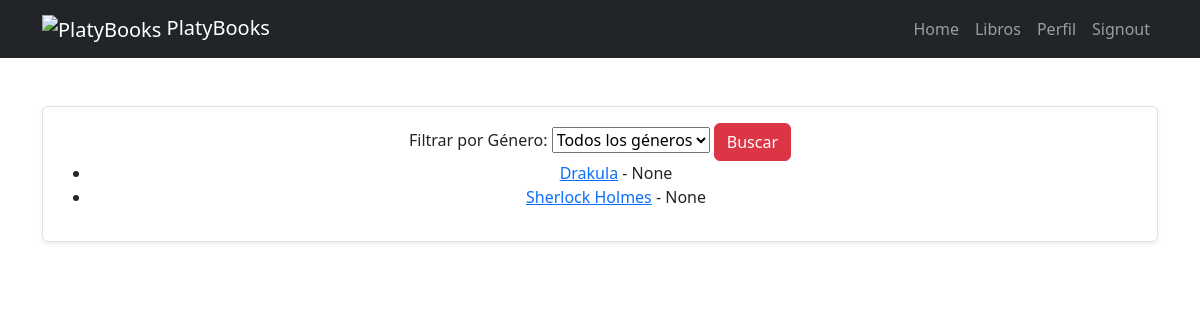
/books/ (signed in), run on an earlier commit of the app's database.
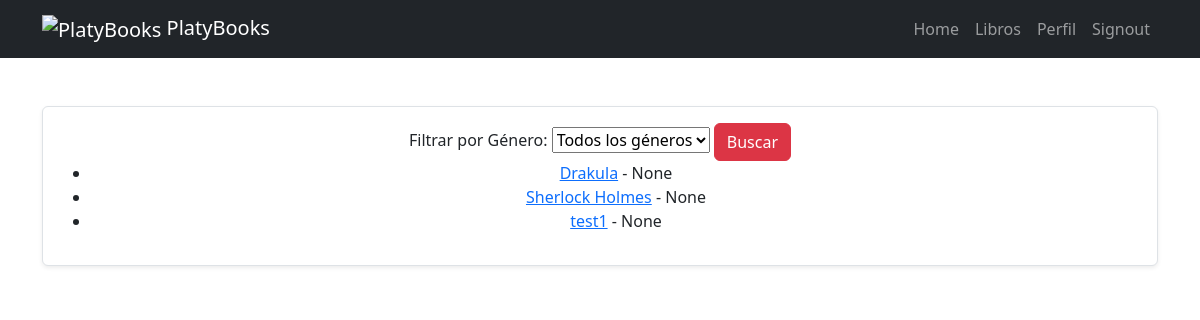
And on a later commit of the database.
### tasks/models.py (models this page shows, shortened)
class Book(models.Model):
    title = models.CharField(max_length=200)
    author = models.CharField(max_length=100)
    genre = models.ForeignKey(Genre, on_delete=models.CASCADE, related_name="books")
    subgenre = models.ManyToManyField(Subgenre, related_name='books')
    description = models.TextField()
    publication_date = models.DateField()
    cover_image = models.ImageField(upload_to='covers/', null=True, blank=True)
    def get_subgenres(self):
        return ", ".join([sub.name for sub in self.subgenre.all()])  # Crea una cadena con los nombres de los subgéneros
    get_subgenres.short_description = 'get_subgenres'  # Nombre de la columna en el admin

### tasks/views.py (the view)
# urls.py: path('books/', views.book_list, name='book_list'),
@login_required
def book_list(request):
    genre_id = request.GET.get('genre')
    if genre_id:
        books = Book.objects.filter(genre_id=genre_id)
    else:
        books = Book.objects.all()
    genres = Genre.objects.all()
    return render(request, 'books.html', {'books': books, 'genres': genres})

### tasks/templates/books.html (shortened to what this page needs)
{% extends 'base.html' %}
    {% block content %}
        <main class="container py-5">
            <section class="card card-body border rounded shadow-sm mb-5  text-center">
                <form method="get">
                    <label for="genre">Filtrar por Género:</label>
                    <select name="genre" id="genre">
                        <option value="">Todos los géneros</option>
                    </select>
                    <button type="submit" class="btn btn-danger">
                        Buscar
                    </button>
                </form>
                <ul>
                    {% for book in books %}
                    <li>
                        <a href="{% url 'quiz' book.id %}">{{ book.title }}</a> -
                        {{ book.subgenre.name }}
                    </li>
                    {% empty %}
                    <li>No hay libros disponibles.</li>
                    {% endfor %}
                </ul>
            </section>
        </main>
    {% endblock %}

What changed in the data, as far as the page shows it:
added Book: title "test1", subgenre.name "None"
